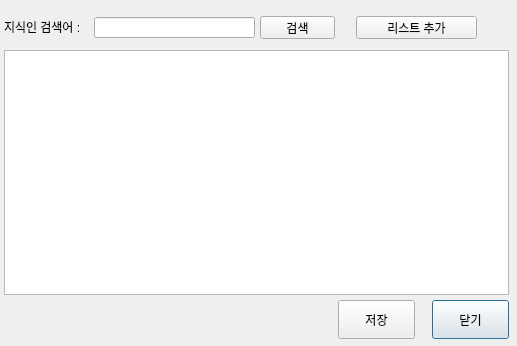
<?xml version="1.0" encoding="UTF-8"?>
<ui version="4.0">
 <class>Dialog</class>
 <widget class="QDialog" name="Dialog">
  <property name="geometry">
   <rect>
    <x>0</x>
    <y>0</y>
    <width>517</width>
    <height>346</height>
   </rect>
  </property>
  <property name="windowTitle">
   <string>Dialog</string>
  </property>
  <widget class="QPushButton" name="btn_close">
   <property name="geometry">
    <rect>
     <x>432</x>
     <y>300</y>
     <width>77</width>
     <height>39</height>
    </rect>
   </property>
   <property name="text">
    <string>닫기</string>
   </property>
  </widget>
  <widget class="QLabel" name="label">
   <property name="geometry">
    <rect>
     <x>4</x>
     <y>12</y>
     <width>93</width>
     <height>29</height>
    </rect>
   </property>
   <property name="text">
    <string>지식인 검색어 : </string>
   </property>
  </widget>
  <widget class="QLineEdit" name="le_search">
   <property name="geometry">
    <rect>
     <x>94</x>
     <y>17</y>
     <width>161</width>
     <height>21</height>
    </rect>
   </property>
  </widget>
  <widget class="QPushButton" name="btn_search">
   <property name="geometry">
    <rect>
     <x>260</x>
     <y>16</y>
     <width>75</width>
     <height>23</height>
    </rect>
   </property>
   <property name="text">
    <string>검색</string>
   </property>
  </widget>
  <widget class="QListView" name="lv_search">
   <property name="geometry">
    <rect>
     <x>4</x>
     <y>50</y>
     <width>505</width>
     <height>245</height>
    </rect>
   </property>
  </widget>
  <widget class="QPushButton" name="btn_save">
   <property name="geometry">
    <rect>
     <x>338</x>
     <y>300</y>
     <width>77</width>
     <height>39</height>
    </rect>
   </property>
   <property name="text">
    <string>저장</string>
   </property>
  </widget>
  <widget class="QPushButton" name="btn_add">
   <property name="geometry">
    <rect>
     <x>356</x>
     <y>16</y>
     <width>121</width>
     <height>23</height>
    </rect>
   </property>
   <property name="text">
    <string>리스트 추가</string>
   </property>
  </widget>
 </widget>
 <resources/>
 <connections/>
</ui>
